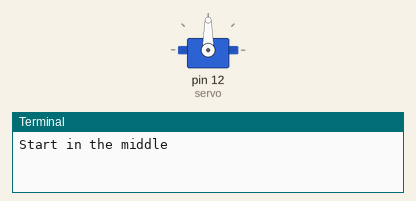
A program run on a simulated Raspberry Pi (header pin numbers). Shown: servo, the last lines printed to the terminal. Servo angles are drawn from the pulse width (0.5 ms = 0°, 2.5 ms = 180°). At 20.0 s the program stops and its outputs stay as they are.

Above: at 0.1 s.
At 5.1 s:
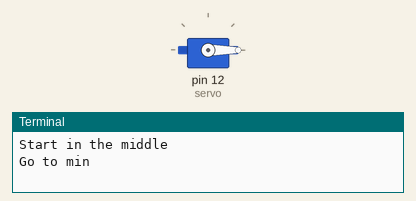
At 10.1 s:
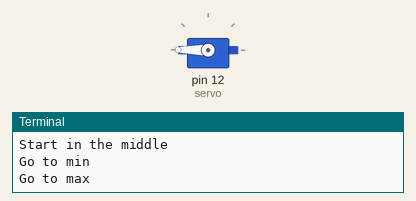
Timing chart, 0 to 16.5 s (numbered marks = the images above):
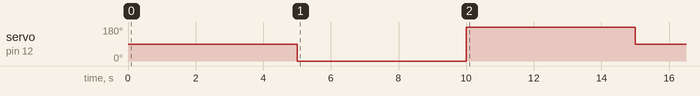

The program:

servoTest.py
```python
# # Import libraries
# import RPi.GPIO as GPIO
# import time

# # Set GPIO numbering mode
# GPIO.setmode(GPIO.BOARD)

# # Set pin 12 as an output, and set servo1 as pin 12 as PWM
# GPIO.setup(12,GPIO.OUT)
# servo1 = GPIO.PWM(12,50) # Note 12 is pin, 50 = 50Hz pulse

# #start PWM running, but with value of 0 (pulse off)
# servo1.start(0)
# print ("Waiting for 2 seconds")
# time.sleep(2)

# #Let's move the servo!
# print ("Rotating 180 degrees in 10 steps")

# # Define variable duty
# duty = 2

# # Loop for duty values from 2 to 12 (0 to 180 degrees)
# while duty <= 12:
#     servo1.ChangeDutyCycle(duty)
#     time.sleep(1)
#     duty = duty + 1

# # Wait a couple of seconds
# time.sleep(2)

# # Turn back to 90 degrees
# print ("Turning back to 90 degrees for 2 seconds")
# servo1.ChangeDutyCycle(7)
# time.sleep(2)

# #turn back to 0 degrees
# print ("Turning back to 0 degrees")
# servo1.ChangeDutyCycle(2)
# time.sleep(0.5)
# servo1.ChangeDutyCycle(0)

# #Clean things up at the end
# servo1.stop()
# GPIO.cleanup()
# print ("Goodbye")

from gpiozero import Servo
from time import sleep

from gpiozero.pins.pigpio import PiGPIOFactory

factory = PiGPIOFactory()

servo = Servo(12, min_pulse_width=0.5/1000, max_pulse_width=2.5/1000, pin_factory=factory)

print("Start in the middle")
servo.mid()
sleep(5)
print("Go to min")
servo.min()
sleep(5)
print("Go to max")
servo.max()
sleep(5)
print("And back to middle")
servo.mid()
sleep(5)
servo.value = None;
```

Measured:
- by itself, servo on pin 12 (servo): 90° → 0° at 5.0 s, → 180° 5.0 s later, → 90° 5.0 s later
